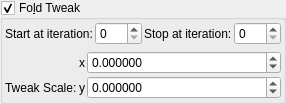
      <widget class="MyGroupBox" name="groupCheck_transf_function_enabledCz_false">
       <property name="font">
        <font>
         <weight>50</weight>
         <bold>false</bold>
        </font>
       </property>
       <property name="title">
        <string>Fo&amp;ld Tweak</string>
       </property>
       <property name="checkable">
        <bool>true</bool>
       </property>
       <layout class="QVBoxLayout" name="verticalLayout_5">
        <property name="leftMargin">
         <number>2</number>
        </property>
        <property name="topMargin">
         <number>2</number>
        </property>
        <property name="rightMargin">
         <number>2</number>
        </property>
        <property name="bottomMargin">
         <number>2</number>
        </property>
        <item>
         <layout class="QGridLayout" name="gridLayout_73" columnstretch="0,1,0,1">
          <property name="spacing">
           <number>2</number>
          </property>
          <item row="0" column="0">
           <widget class="QLabel" name="label_272">
            <property name="text">
             <string>Start at iteration:</string>
            </property>
           </widget>
          </item>
          <item row="0" column="2">
           <widget class="QLabel" name="label_271">
            <property name="text">
             <string>Stop at iteration:</string>
            </property>
           </widget>
          </item>
          <item row="0" column="3">
           <widget class="MySpinBox" name="spinboxInt_transf_stop_iterationsT_1">
            <property name="sizePolicy">
             <sizepolicy hsizetype="Minimum" vsizetype="Maximum">
              <horstretch>0</horstretch>
              <verstretch>0</verstretch>
             </sizepolicy>
            </property>
            <property name="maximum">
             <number>999</number>
            </property>
           </widget>
          </item>
          <item row="0" column="1">
           <widget class="MySpinBox" name="spinboxInt_transf_start_iterations_T">
            <property name="sizePolicy">
             <sizepolicy hsizetype="Minimum" vsizetype="Maximum">
              <horstretch>0</horstretch>
              <verstretch>0</verstretch>
             </sizepolicy>
            </property>
            <property name="maximum">
             <number>999</number>
            </property>
           </widget>
          </item>
         </layout>
        </item>
        <item>
         <layout class="QGridLayout" name="gridLayout_6" columnstretch="0,0,1">
          <property name="spacing">
           <number>2</number>
          </property>
          <item row="0" column="1">
           <widget class="QLabel" name="label_32">
            <property name="text">
             <string notr="true">x</string>
            </property>
           </widget>
          </item>
          <item row="1" column="0">
           <widget class="QLabel" name="label_38">
            <property name="text">
             <string>Tweak Scale:</string>
            </property>
           </widget>
          </item>
          <item row="1" column="1">
           <widget class="QLabel" name="label_33">
            <property name="text">
             <string notr="true">y</string>
            </property>
           </widget>
          </item>
          <item row="0" column="2">
           <widget class="MyDoubleSpinBox" name="spinbox3_transf_scale3D_000_x">
            <property name="enabled">
             <bool>true</bool>
            </property>
            <property name="sizePolicy">
             <sizepolicy hsizetype="Minimum" vsizetype="Maximum">
              <horstretch>0</horstretch>
              <verstretch>0</verstretch>
             </sizepolicy>
            </property>
            <property name="decimals">
             <number>6</number>
            </property>
            <property name="minimum">
             <double>-99.989999999999995</double>
            </property>
            <property name="maximum">
             <double>99.989999999999995</double>
            </property>
            <property name="singleStep">
             <double>0.100000000000000</double>
            </property>
           </widget>
          </item>
          <item row="1" column="2">
           <widget class="MyDoubleSpinBox" name="spinbox3_transf_scale3D_000_y">
            <property name="enabled">
             <bool>true</bool>
            </property>
            <property name="sizePolicy">
             <sizepolicy hsizetype="Minimum" vsizetype="Maximum">
              <horstretch>0</horstretch>
              <verstretch>0</verstretch>
             </sizepolicy>
            </property>
            <property name="decimals">
             <number>6</number>
            </property>
            <property name="minimum">
             <double>-99.989999999999995</double>
            </property>
            <property name="maximum">
             <double>99.989999999999995</double>
            </property>
            <property name="singleStep">
             <double>0.100000000000000</double>
            </property>
           </widget>
          </item>
         </layout>
        </item>
       </layout>
      </widget>
